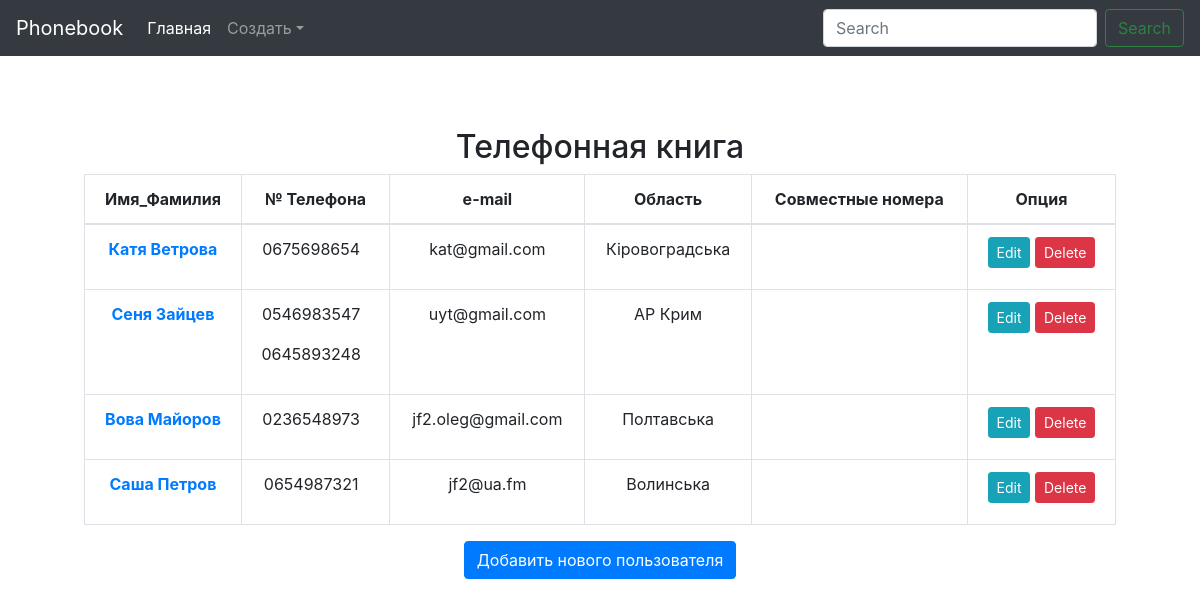
Before: / with the older database file.
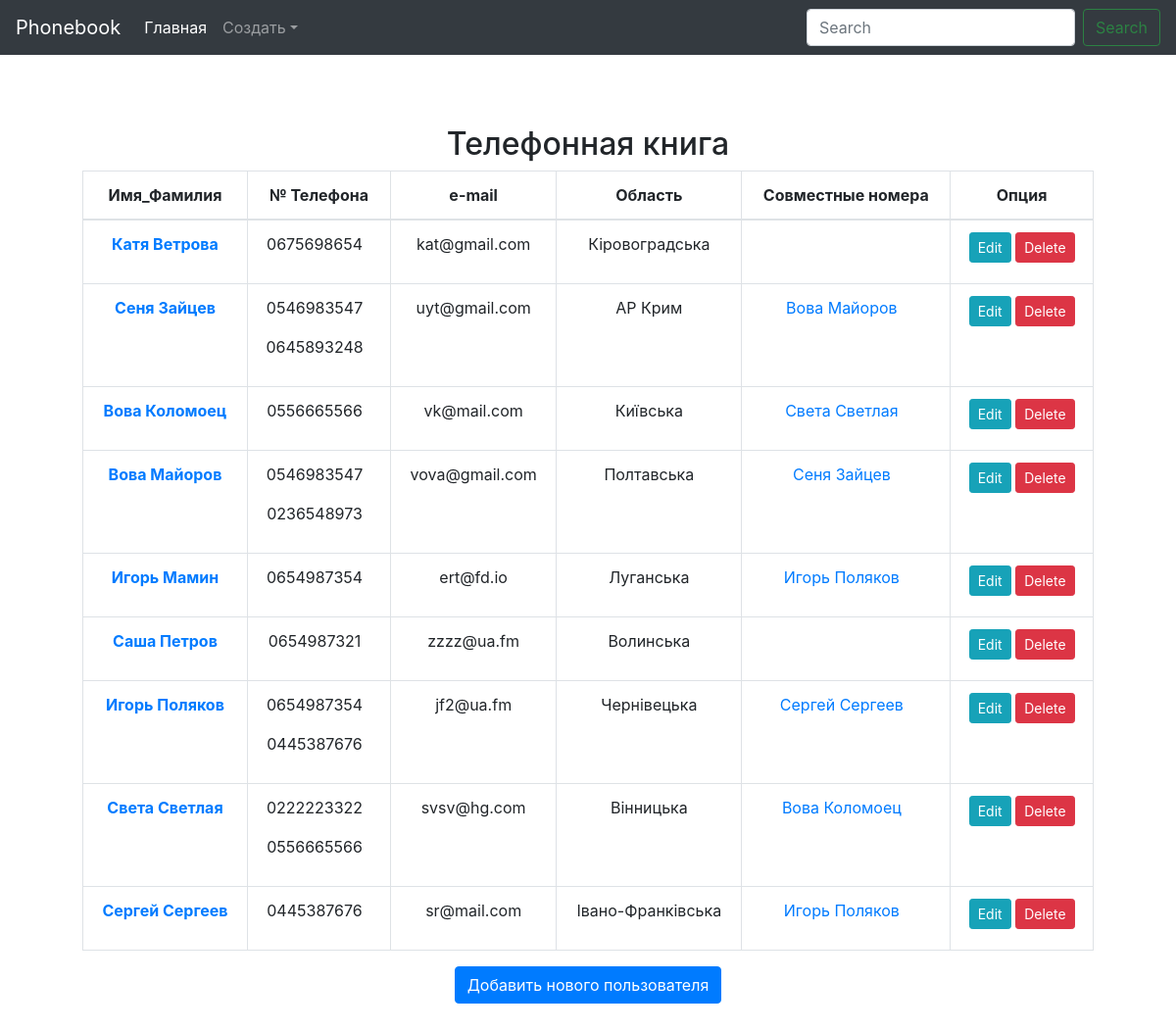
After: the same page with the newer database file.
### subscribers/models.py (models this page shows, shortened)
class Person(models.Model):
    name = models.CharField(max_length=100, verbose_name='Имя')
    last_name = models.CharField(max_length=100, verbose_name='Фамилия')
    email = models.EmailField(unique=True)
    region = models.ForeignKey(Region, verbose_name='Область', on_delete=models.CASCADE)
    phones = models.ManyToManyField(Phone, verbose_name='Телефон')
    class Meta:
        verbose_name = 'Абонент'
        verbose_name_plural = 'Абоненты'
        ordering = ['last_name']
    def __str__(self):
        return '%s %s' % (self.last_name, self.name)

class Phone(models.Model):
    number = models.CharField(max_length=10, unique=True, validators=[RegexValidator(r'^\d{1,10}$')])
    timestamp = models.DateTimeField(auto_now_add=True)
    only_for_one = models.BooleanField(default=True, verbose_name='Используется только одним абонентом?')
    class Meta:
        verbose_name = 'Телефон'
        verbose_name_plural = 'Телефоны'
        ordering = ['-timestamp']
    def __str__(self):
        return str(self.number)

class Region(models.Model):
    name = models.CharField(max_length=50, verbose_name = 'Область')
    slug = models.CharField(max_length=50, verbose_name='Транслит', blank=True)
    class Meta():
        verbose_name = 'Область'
        verbose_name_plural = 'области'
        ordering = ['name']

### subscribers/views.py (the view)
# urls.py: 2. Add a URL to urlpatterns:  url(r'^$', views.home, name='home')
def home(request, page_number=1):
    all_persons = Person.objects.all()
    current_page = Paginator(all_persons, 10)
    try:
        item_list = current_page.page(page_number)
        contacts = {}
        for item in item_list:
            _phones = item.phones.all()
            for phone in _phones:
                _names = Person.objects.filter(phones=phone.id).exclude(id=item.id)
                if _names.exists():
                    print('ph',phone,_names)
                    contacts[item.id]=_names
    except InvalidPage:
        return redirect('/1/', page_number=1)
    return render(request, 'subscribers/home.html', {'objects_list': item_list, 'contacts':contacts, 'page_number': page_number})

### subscribers/templates/subscribers/home.html (shortened to what this page needs)
{% extends 'base.html' %}
{%load staticfiles%}
{% block content %}
<div  class="container">
    <h2 class="centr"><span>Телефонная книга</span></h2>
   <div class="row">
        <div class="col-md-12 mx-auto">
            <table class="table table-bordered">
            <thead>
                <tr>
                <th scope="col">Имя_Фамилия</th>
                <th scope="col">№ Телефона</th>
                <th scope="col">e-mail</th>
                <th scope="col">Область</th>
                <th scope="col"> Совместные номера</th>
                <th scope="col"> Опция</th>
                </tr>
            </thead>
            <tbody>
            {% for object in objects_list %}
                <tr>
                    <th scope="row"><a href="{%url 'detail' pk=object.id %}">{{ object.name }}&nbsp;{{ object.last_name }}</a></th>
                    <td>{% for phone in object.phones.all %} <p>{{phone}} &nbsp;</p> {% endfor %}</td>
                    <td>{{ object.email }}</td>
                    <td>{{ object.region.name }}</td>
                    <td>{% if object.id in contacts %}
							{% for key, value in contacts.items %}
								{% if object.id == key %}
									{%for val in value%}
										<a href="{%url 'detail' pk=val.id %}">{{val.name}}&nbsp;{{val.last_name}}</a>&nbsp;&nbsp;
									{% endfor %}
								{% endif %}
							{% endfor %}
						{% endif %}
						</td>
                    <td>
                    <a href="{%url 'update' pk=object.id %}"><button type="button" class='btn btn-info btn-sm' >Edit</button></a>
                    <a href="{%url 'delete' pk=object.id %}"><button type="button" class='btn btn-danger btn-sm' >Delete</button></a>
                    </td>
                </tr>
            {% endfor %}
            </tbody>
            </table>
            <a href="{%url 'add' %}"><button type="button" class='btn btn-primary' >Добавить нового пользователя</button></a>
        </div>
    </div>
</div>
{% endblock %}

### templates/base.html (shortened to what this page needs)
{%load staticfiles%}
<!doctype html>
<html lang="en">
  <head>
    <link rel="stylesheet" href="{% static 'css/bootstrap.min.css' %}">
    <link rel="stylesheet" href="{% static 'css/starter-template.css' %}" />
  </head>
</head>
<body>
<nav class="navbar navbar-expand-md navbar-dark bg-dark fixed-top">
      <a class="navbar-brand" href="{%url 'home' %}">Phonebook</a>
      <div class="collapse navbar-collapse" id="navbarsExampleDefault">
        <ul class="navbar-nav mr-auto">
          <li class="nav-item active">
            <a class="nav-link" href="{%url 'home' %}">Главная<span class="sr-only">(current)</span></a>
          </li>
          <li class="nav-item dropdown">
            <a class="nav-link dropdown-toggle" href="http://example.com" id="dropdown01" data-toggle="dropdown" aria-haspopup="true" aria-expanded="false">Создать</a>
          </li>
        </ul>
        <form class="form-inline my-2 my-lg-0">
          <input class="form-control mr-sm-2 disabled" type="text" placeholder="Search" aria-label="Search">
          <button class="btn btn-outline-success my-2 my-sm-0 disabled" type="submit">Search</button>
        </form>
      </div>
    </nav>
    <main role="main" class="container">
      <div class="starter-template">
        {% block content%} {% endblock %}
      </div>
    </main>
</body>
</html>

### static/css/starter-template.css (style rules this page uses)
body { padding-top: 5rem; }
.starter-template { padding: 3rem 1.5rem; text-align: center; }

Changed rows visible on the page:
now on one of the page's lists (row unchanged): Person: name "Сеня", last_name "Зайцев"
now on one of the page's lists (row edited): Person: name "Вова", last_name "Майоров"
changed Person "Майоров": gains Phone (number "0546983547"); email "jf2.oleg@gmail.com" → "vova@gmail.com"
added Person: name "Вова", last_name "Коломоец", email "vk@mail.com", region.name "Київська"
added Phone: number "0556665566"
added Person: name "Света", last_name "Светлая", email "svsv@hg.com", region.name "Вінницька"
added Person: name "Игорь", last_name "Мамин", email "ert@fd.io", region.name "Луганська", shown under "Телефонная книга"
added Phone: number "0654987354"
added Person: name "Игорь", last_name "Поляков", email "jf2@ua.fm", region.name "Чернівецька"
changed Person "Саша": email "jf2@ua.fm" → "zzzz@ua.fm"
added Phone: number "0445387676"
added Person: name "Сергей", last_name "Сергеев", email "sr@mail.com", region.name "Івано-Франківська"
added Phone: number "0222223322", shown under "Света"
